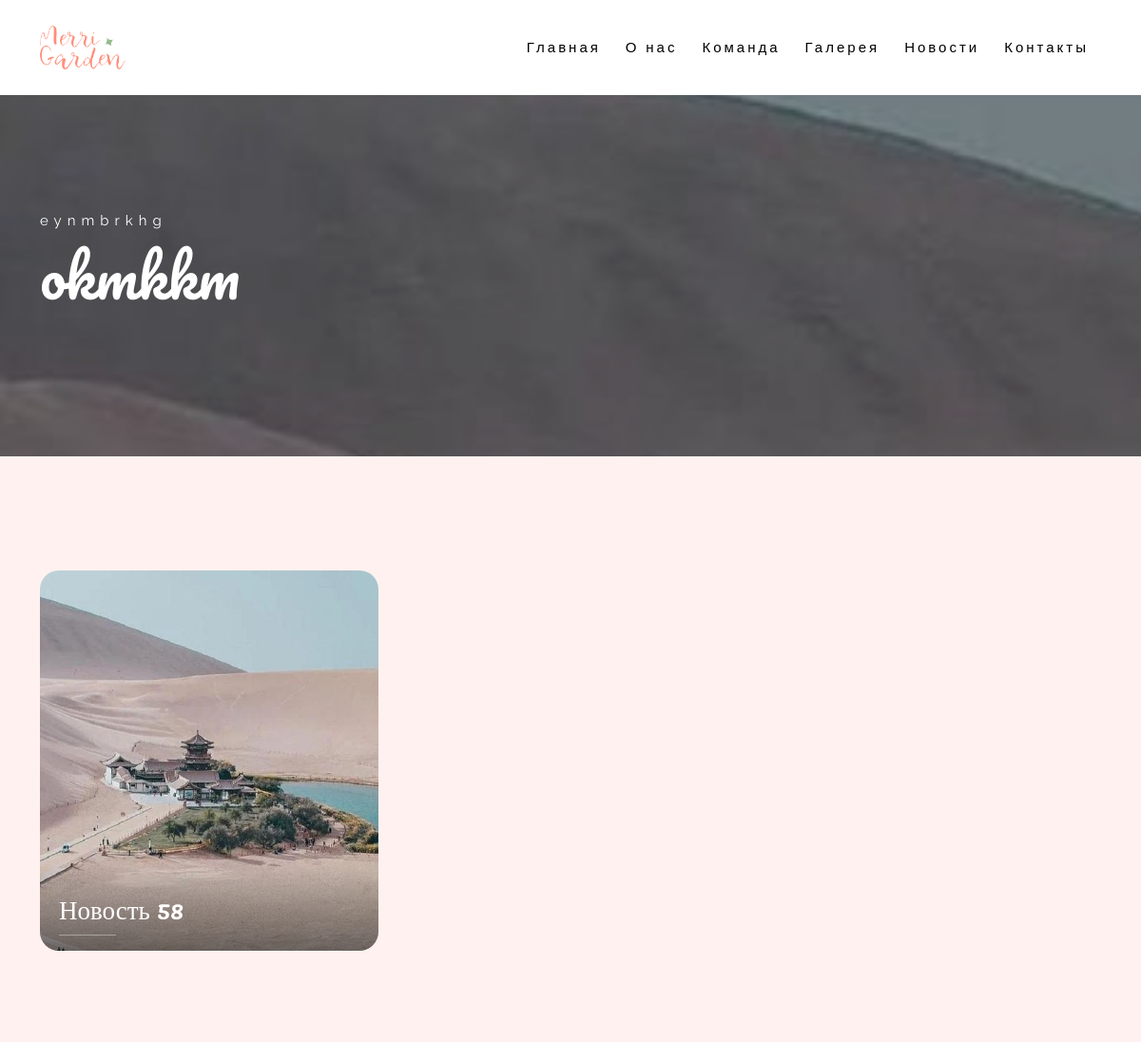
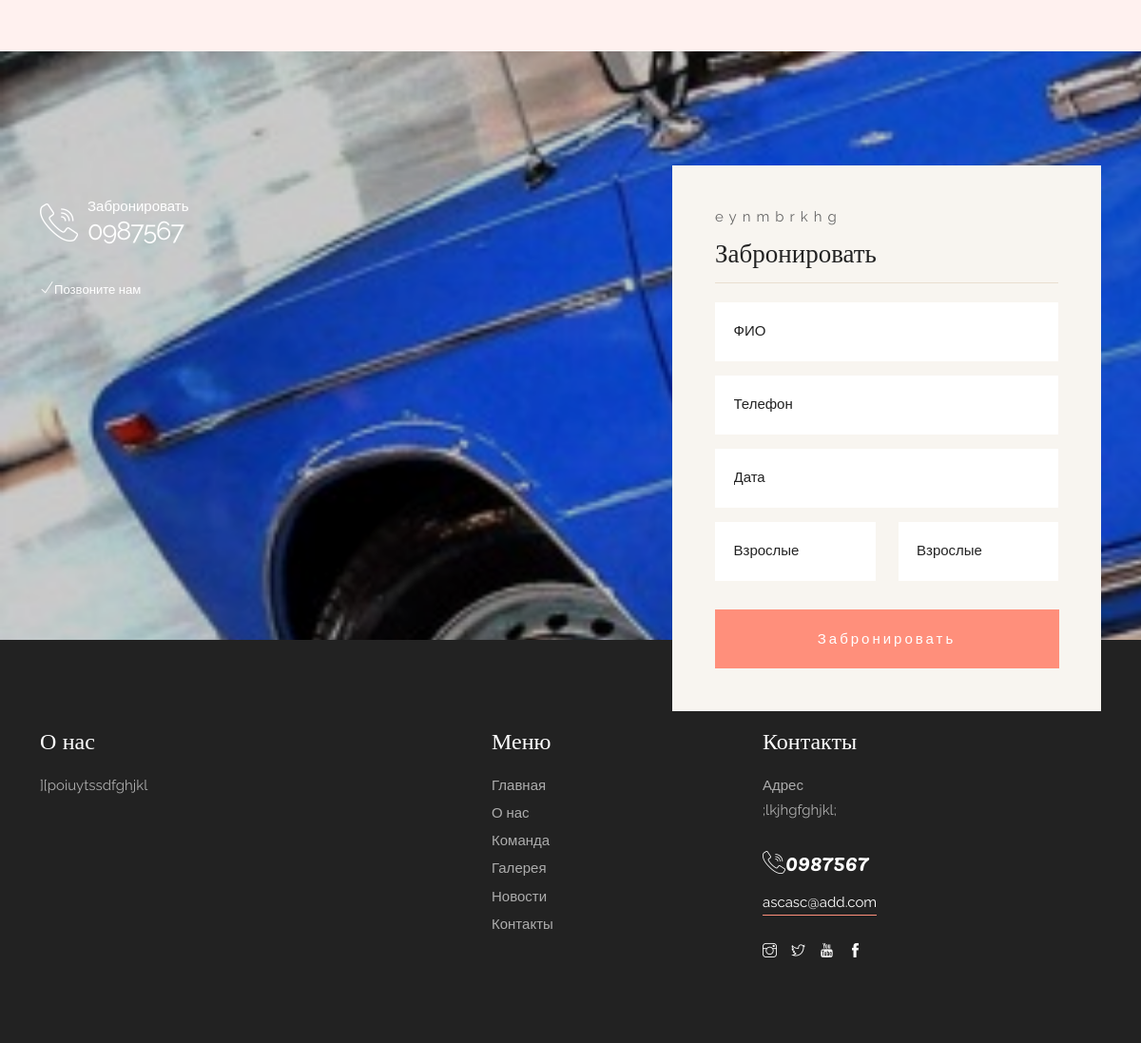
Page /news/ on the committed database (2 pictures, top to bottom).
### apps/base/models.py (models this page shows, shortened)
class Admin(models.Model):
    title = models.CharField(max_length=50, verbose_name='Название')
    phone = models.CharField(max_length=30, verbose_name='Телефонный номер')
    email = models.EmailField(verbose_name='Email')
    location = models.CharField(max_length=255, verbose_name='Локация')
    instagram = models.URLField(verbose_name='Instagram')
    twitter = models.URLField(verbose_name='Twitter')
    youtube = models.URLField(verbose_name='YouTube')
    facebook = models.URLField(verbose_name='Facebook')
    class Meta:
        verbose_name = 'Админ'
        verbose_name_plural = 'Админ'

class News(models.Model):
    title = models.CharField(max_length=50, verbose_name='Название')
    image = models.ImageField(upload_to='Новости', verbose_name='Фото')
    class Meta:
        verbose_name = 'Новости'
        verbose_name_plural = 'Новости'

class Banner(models.Model):
    id =  models.IntegerField(primary_key= True, blank= True, null= False, verbose_name= 'ID')
    banner_title = models.CharField(max_length=25, verbose_name='Название Баннера')
    banner_text = models.TextField(verbose_name='Текст Баннера')
    price = models.IntegerField(verbose_name='Цена')
    background = models.ImageField(upload_to='Баннер', verbose_name='Фон')
    main_image = models.ImageField(upload_to='Главное Фото', verbose_name='Главное Фото')
    quote = models.TextField(verbose_name="Цитаты")
    image_1 = models.ImageField(upload_to='Фото_1', verbose_name='Фото 1')
    image_2 = models.ImageField(upload_to='Фото_2', verbose_name='Фото 2')
    mini_description = models.TextField(verbose_name='Мини-Описание')
    class Meta:
        verbose_name = 'Баннера'
        verbose_name_plural = 'Баннеры'

class Footer(models.Model):
    id =  models.IntegerField(primary_key= True, blank= True, null= False, verbose_name= 'ID')
    image = models.ImageField(upload_to='Нижняя', verbose_name='Фото')
    mini_description = models.TextField(verbose_name='Описание')
    class Meta:
        verbose_name = 'Нижняя Информация'
        verbose_name_plural = 'Нижняя Информации'

### apps/base/views.py (the view, shortened to what this page needs)
# urls.py: path('news/', news, name='news_url'),
def news(request):
    admin = Admin.objects.latest("id")
    footer = Footer.objects.latest('id')
    news = News.objects.latest('id')
    banner_all = Banner.objects.all()
    return render(request, 'news.html', locals())

### templates/news.html (shortened to what this page needs)
{% extends 'include/homepage.html' %}
{% load static %}
{% block content %}
{% include 'include/header.html' %}
    <div class="banner-header section-padding valign bg-img bg-fixed" data-overlay-dark="4" data-background="{{news.image.url}}">
        <div class="container">
            <div class="row">
                <div class="col-md-12 text-left caption mt-90">
                    <h5>{{admin.title}}</h5>
                    <h1>{{news.title}}</h1>
                </div>
            </div>
        </div>
    </div>
    <section class="rooms1 section-padding bg-cream" data-scroll-index="1">
        <div class="container">
            <div class="row">
                {% for banner in banner_all %}
                <div class="col-md-4">
                    <div class="item br-20">
                        <div class="position-re o-hidden"><img src="{{banner.background.url}}" alt=""></div>
                        <div class="con">
                            <h5><a href="{% url 'news_url' %}">Новость {{banner.id}}</a> </h5>
                            <div class="line"></div>
                        </div>
                    </div>
                </div>
                {% endfor %}
            </div>
        </div>
    </section>
    {% include 'include/footer.html' %}
{% endblock %}

### templates/include/footer.html (shortened to what this page needs)
{% load static %}
<section class="testimonials">
    <div class="background bg-img bg-fixed section-padding pb-0" data-background="{{footer.image.url}}"
        data-overlay-dark="2">
        <div class="container">
            <div class="row">
                <div class="col-md-5 mb-30 mt-30">
                    <div class="reservations mb-30">
                        <div class="icon color-1"><span class="flaticon-call"></span></div>
                        <div class="text">
                            <p class="color-1">Забронировать</p> <a class="color-1" href="tel:{{admin.phone}}">{{admin.phone}}</a>
                        </div>
                    </div>
                    <p><i class="ti-check"></i><small>Позвоните нам</small></p>
                </div>
                <div class="col-md-5 offset-md-2">
                    <div class="booking-box">
                        <div class="head-box">
                            <h6>{{admin.title}}</h6>
                            <h4>Забронировать</h4>
                        </div>
                        <div class="booking-inner clearfix">
                            <form method="POST" class="form1 clearfix">
                                <div class="row">
                                    <div class="col-md-12">
                                        <div class="input1_wrapper">
                                            <div class="input1_inner">
                                                <input type="text" name="fullname" class="form-control baseinput"
                                                    placeholder="ФИО">
                                            </div>
                                        </div>
                                    </div>
                                    <div class="col-md-12">
                                        <div class="input1_wrapper">
                                            <div class="input1_inner">
                                                <input type="text" name="phone" class="form-control baseinput"
                                                    placeholder="Телефон">
                                            </div>
                                        </div>
                                    </div>
                                    <div class="col-md-12">
                                        <div class="input1_wrapper">
                                            <div class="input1_inner">
                                                <input type="text" name="date" class="form-control input datepicker"
                                                    placeholder="Дата">
                                            </div>
                                        </div>
                                    </div>
                                    <div class="col-md-6">
                                        <div class="input1_inner">
                                                <input type="text" name="adults_quantity" class="form-control baseinput"
                                                        placeholder="Взрослые">
                                        </div>
                                    </div>
                                    <div class="col-md-6">
                                        <div class="input1_inner">
                                                <input type="text" name="childs_quantity" class="form-control baseinput"
                                                        placeholder="Взрослые">
                                        </div>
                                    </div>
                                    <div class="col-md-12">
                                        <button name="footer_submit" type="submit" class="btn-form1-submit mt-15">Забронировать</button>
                                    </div>
                                </div>
                            </form>
                        </div>
                    </div>
                </div>
            </div>
        </div>
    </div>
</section>
<footer class="footer">
    <div class="footer-top">
        <div class="container">
            <div class="row">
                <div class="col-md-4">
                    <div class="footer-column footer-about">
                        <h3 class="footer-title">О нас</h3>
                        <p class="footer-about-text">{{footer.mini_description}}</p>
                    </div>
                </div>
                <div class="col-md-3 offset-md-1">
                    <div class="footer-column footer-explore clearfix">
                        <h3 class="footer-title">Меню</h3>
                        <ul class="footer-explore-list list-unstyled">
                            <li><a href="{% url 'index_url' %}">Главная</a></li>
                            <li><a href="{% url 'about_us_url' %}">О нас</a></li>
                            <li><a href="{% url 'team_url' %}">Команда</a></li>
                            <li><a href="{% url 'gallery_url' %}">Галерея</a></li>
                            <li><a href="{% url 'news_url' %}">Новости</a></li>
                            <li><a href="{% url 'contact_url' %}">Контакты</a></li>
                        </ul>
                    </div>
                </div>
                <div class="col-md-4">
                    <div class="footer-column footer-contact">
                        <h3 class="footer-title">Контакты</h3>
                        <p class="footer-contact-text">Адрес<br>{{admin.location}}
                        </p>
                        <div class="footer-contact-info">
                            <p class="footer-contact-phone"><span class="flaticon-call"></span>{{admin.phone}}</p>
                            <p class="footer-contact-mail"><a href="mailto:{{admin.email}}">{{admin.email}}</a></p>
                        </div>
                        <div class="footer-about-social-list">
                            <a href="{{admin.instagram}}"><i class="ti-instagram"></i></a>
                            <a href="{{admin.twitter}}"><i class="ti-twitter"></i></a>
                            <a href="{{admin.youtube}}"><i class="ti-youtube"></i></a>
                            <a href="{{admin.facebook}}"><i class="ti-facebook"></i></a>
                        </div>
                    </div>
                </div>
            </div>
        </div>
    </div>
</footer>

### rows in the picture
Admin: title "eynmbrkhg", phone "0987567", location ";lkjhgfghjkl;", email "ascasc@add.com"
News: title "okmkkm"
Banner: background (picture), id "58"
Footer: mini_description "][poiuytssdfghjkl"
